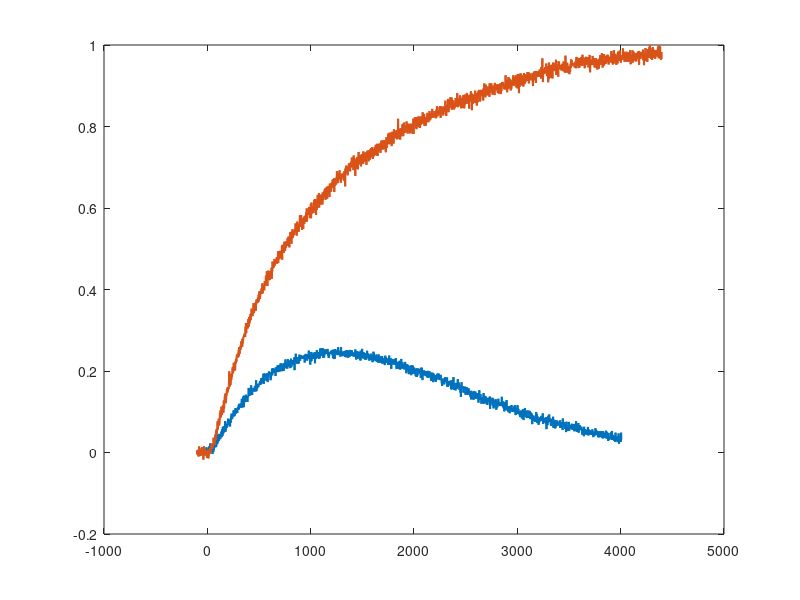

MATLAB code for this plot: (Note: this script raises an error after producing the figure.)

figure;

load('1C.mat','raw_memfrac','spf','t_on');

for k = 1:1:2

    tnum_expt = length(raw_memfrac{k});
    taxis_expt = ((0:1:tnum_expt-1)-t_on).*spf;

    tseries_expt_norm = (raw_memfrac{k}-mean(raw_memfrac{k}(1:(t_on-1))))./(max([raw_memfrac{:}])-mean(raw_memfrac{k}(1:(t_on-1))));

    plot(taxis_expt,tseries_expt_norm,'linewidth',1.5);hold on;
end

filename = 'photosensitvie_tag_attachment_cleaned';

load([filename '.mat'],'datatable','taxis');

for k = 1:1:2

    tseries_simu_norm  = (datatable{k}-datatable{k}(1))./(max([datatable{:}])-datatable{k}(1));

    plot(taxis,tseries_simu_norm,'linewidth',1.5);hold on;
end

xlim([-100 4400]);ylim([0,1]);

set(gca,'xtick',[0,1000,2000,3000,4000],'ytick',[0,0.2,0.4,0.6,0.8,1]);

pbaspect([1.2 1 1]);

plot([0,0],[0,1],'k--');hold on;
plot([4000,4000],[0,1],'k--');hold on;

fig_current = gcf; fig_current.Renderer = 'painters';
print(fig_current,['2C_activation_kinetics_global_expt_simu'],'-dpdf');

